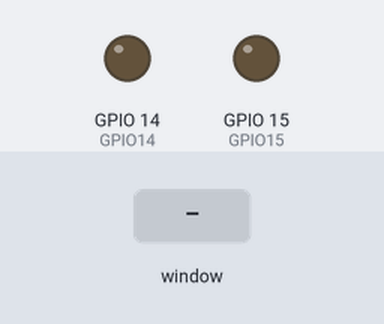
The program below on a simulated Raspberry Pi (BCM pin numbers). On the bench: output pins drawn as LEDs (lit = HIGH). The inputs (shaded band) are chosen by the test bench. The desktop window is not drawn, its controls go by their first labels and the mouse button is held 0.15 s.

Above: at 1.2 s.
1.3 s: control labelled "GPIO 14" in the window clicked
At 2.0 s:
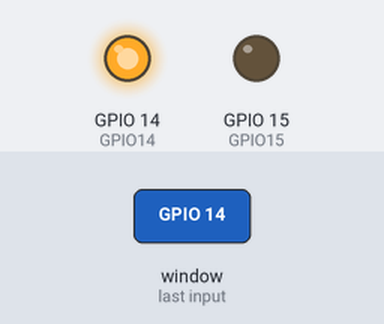
2.8 s: control labelled "GPIO 15" in the window clicked
At 3.1 s:
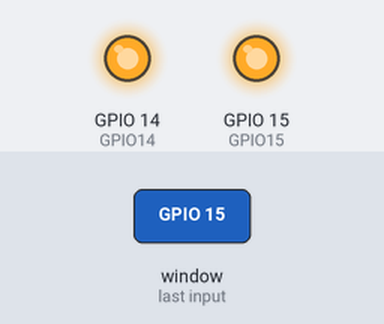
4.3 s: control labelled "GPIO 14" in the window clicked
At 5.5 s:
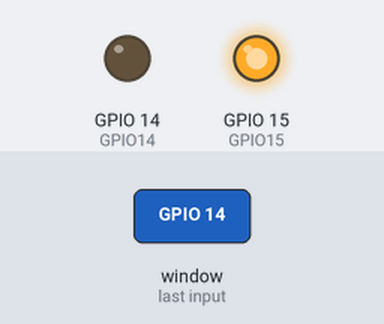
Timing chart, 0 to 7.3 s (numbered marks = the images above; inputs shaded):
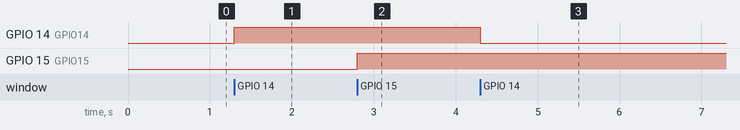

Measured:
- after the input at 1.3 s, GPIO 14 (GPIO14): LOW → HIGH at once
- after the input at 2.8 s, GPIO 15 (GPIO15): LOW → HIGH at once
- after the input at 4.3 s, GPIO 14 (GPIO14): HIGH → LOW at once

The program:

GPIO-GUI-LED.py
```python
####################################################
#  Author:        Simon C.
#  Last Updated:  03/01/2022
#  Revision:      X1
#  Description:   GPIO GUI
####################################################

# Libraries:
import RPi.GPIO as GPIO
import tkinter as tk
from time import sleep

# Initialize
GPIO14 = 14
GPIO15 = 15
GPIO14_state = True
GPIO15_state = True

# Setup
GPIO.setwarnings(False)
GPIO.setmode(GPIO.BCM)
GPIO.setup(GPIO14, GPIO.OUT)
GPIO.setup(GPIO15, GPIO.OUT)

# Tk Root Widget
master = tk.Tk()
master.title("GPIO Control")
master.geometry("300x100")

# Label GPIO14 Button to indicate HIGH/LOW
def GPIO14button():
	global GPIO14_state
	if GPIO14_state == True:
		GPIO.output(GPIO14, GPIO14_state)
		GPIO14_state = False
		ONlabel = tk.Label(master, text = " ON", fg = "green")
		ONlabel.grid(row = 0, column = 1)
	else:
		GPIO.output(GPIO14, GPIO14_state)
		GPIO14_state = True
		ONlabel = tk.Label(master, text = "OFF", fg = "red")
		ONlabel.grid(row = 0, column = 1)

def GPIO15button():
	global GPIO15_state
	if GPIO15_state == True:
		GPIO.output(GPIO15, GPIO15_state)
		GPIO15_state = False
		ONlabel = tk.Label(master, text = " ON", fg = "green")
		ONlabel.grid(row = 1, column = 1)
	else:
		GPIO.output(GPIO15, GPIO15_state)
		GPIO15_state = True
		ONlabel = tk.Label(master, text = "OFF", fg = "red")
		ONlabel.grid(row = 1, column = 1)

# Tkinker Buttons
ONbutton = tk.Button(master, text = "GPIO 14", bg = "green", command = GPIO14button)
ONbutton.grid(row = 0, column = 0)

ONbutton = tk.Button(master, text = "GPIO 15", bg = "green", command = GPIO15button)
ONbutton.grid(row = 1, column = 0)

Exitbutton = tk.Button(master, text = "EXIT", bg = "red", command = master.destroy)
Exitbutton.grid(row = 2, column = 0)
master.mainloop()
```
